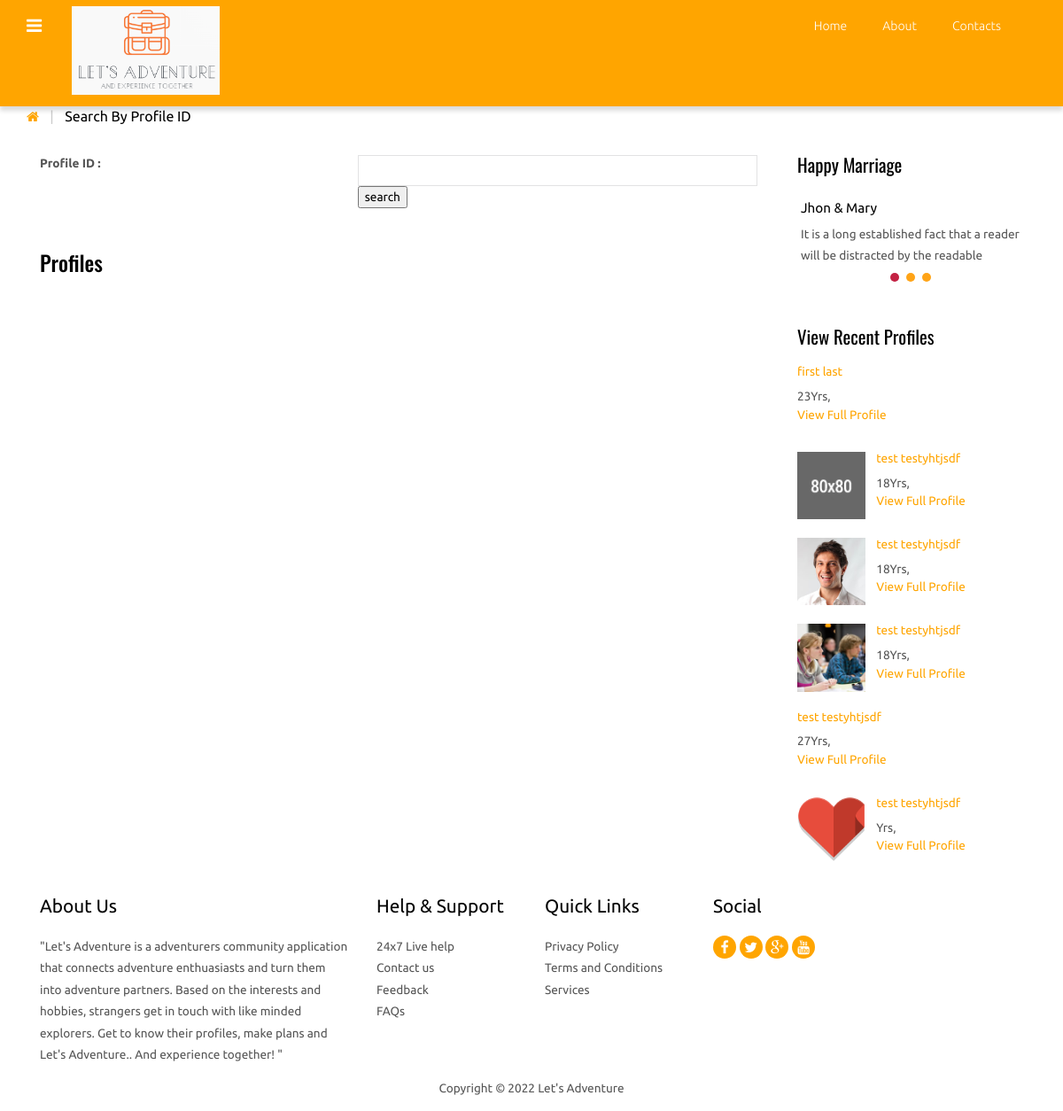
The page /search-id.php (signed in) on the database its author committed.
### tables this page shows
CREATE TABLE `customer` (
  `id` int(10) NOT NULL,
  `cust_id` int(5) NOT NULL,
  `email` varchar(60) NOT NULL,
  `age` varchar(10) NOT NULL,
  `height` int(10) NOT NULL,
  `sex` varchar(6) NOT NULL,
  `district` varchar(20) NOT NULL,
  `state` varchar(20) NOT NULL,
  `country` varchar(10) NOT NULL,
  `education` text NOT NULL,
  `education_sub` text NOT NULL,
  `firstname` text NOT NULL,
  `lastname` text NOT NULL,
  `drink` varchar(8) NOT NULL,
  `mothertounge` text NOT NULL,
  `weight` int(5) NOT NULL,
  `blood_group` varchar(5) NOT NULL,
  `smoke` varchar(8) NOT NULL,
  `dateofbirth` date NOT NULL,
  `occupation` text NOT NULL,
  `occupation_descr` text NOT NULL,
  `aboutme` text NOT NULL,
  `profilecreationdate` date NOT NULL
);

CREATE TABLE `photos` (
  `id` int(10) NOT NULL,
  `cust_id` int(10) NOT NULL,
  `pic1` varchar(25) NOT NULL,
  `pic2` varchar(40) NOT NULL,
  `pic3` varchar(40) NOT NULL,
  `pic4` varchar(40) NOT NULL
);

### functions.php (called while the page is built, shortened)
<?php
function mysqlexec($sql){
$host="localhost";
$username="u785580082_team2";
$password="RootTeam2";
$db_name="u785580082_team2";
	$conn=mysqli_connect("$host", "$username", "$password")or die("function cannot connect");
	mysqli_select_db($conn,"$db_name")or die("cannot select DB");
	if($result = mysqli_query($conn, $sql)){
		return $result;
	}
	else{
		echo mysqli_error($conn);
	}
}
?>

### matchright.php (the view, shortened to what this page needs)
  <section class="slider">
	 <h3>Happy Marriage</h3>
	 <div class="flexslider">
		<ul class="slides">
		  <li>
			<h4>Jhon & Mary</h4>
			<p>It is a long established fact that a reader will be distracted by the readable</p>
		  </li>
	    </ul>
	  </div>
   </section>
   <div class="view_profile view_profile2">
        	<h3>View Recent Profiles</h3>
    <?php
     $sql="SELECT * FROM customer ORDER BY profilecreationdate DESC";
      $result=mysqlexec($sql);
      while($row=mysqli_fetch_assoc($result)){
            $profid=$row['cust_id'];
          $sql="SELECT * FROM photos WHERE cust_id=$profid";
          $result2=mysqlexec($sql);
          $photo=mysqli_fetch_assoc($result2);
          $pic=$photo['pic1'];
          echo "<ul class=\"profile_item\">";
            echo"<a href=\"view_profile.php?id={$profid}\">";
              echo "<li class=\"profile_item-img\"><img src=\"profile/". $profid."/".$pic ."\"" . "class=\"img-responsive\" alt=\"\"/></li>";
               echo "<li class=\"profile_item-desc\">";
                  echo "<h4>" . $row['firstname'] . " " . $row['lastname'] . "</h4>";
                  echo "<p>" . $row['age']. "Yrs," . $row['religion'] . "</p>";
                  echo "<h5>" . "View Full Profile" . "</h5>";
               echo "</li>";
      echo "</a>";
      echo "</ul>";
      }
     ?>
</div>

### css/style.css (style rules this page uses)
h4, h5, h6, h1, h2, h3 { margin-top: 0; }
ul, ol { margin: 0; }
p { margin: 0; }
html, body { font-family: 'Ubuntu', sans-serif; font-size: 100%; background:#fff; }
body a { transition:0.5s all; -webkit-transition:0.5s all; -moz-transition:0.5s all; -o-transition:0.5s all; -ms-transition:0.5s all; }
ul.profile_item { padding:0; margin:0 0 1.5em 0; list-style:none; }
ul.profile_item li.profile_item-img { width:30%; float:left; margin-right: 5%; }
.view_profile h3 { font-size:1.3em; color:#000; margin-bottom: 1em; font-family: 'Oswald', sans-serif; }
ul.profile_item li.profile_item-desc h4, ul.profile_item li.profile_item-desc h5 { color:#FFA500; font-size:0.85em; }
ul.profile_item li.profile_item-desc { overflow:hidden; }
ul.profile_item li.profile_item-desc p { color:#555; font-size:0.85em; line-height:1.5em; margin-bottom: 3px; }
.slider h3 { font-size: 1.3em; color: #000; margin-bottom: 0.5em; font-family: 'Oswald', sans-serif; }
.slider h4 { color:#000; font-size:0.95em; margin: 1em 0 0.5em; }
.slider p { color:#555; font-size:0.85em; line-height:1.8em; }
.view_profile2 { margin:4em 0 0 0; }
ul { padding: 0; list-style: none; }
.headings h1, h2,h3,h4,h5,h6 { font-weight:400; }

### css/flexslider.css (style rules this page uses)
.slides, .slides > li, .flex-control-nav, .flex-direction-nav { margin: 0; padding: 0; list-style: none; }
.flexslider { margin: 0; padding: 0; }
.flexslider .slides > li { display: none; -webkit-backface-visibility: hidden; }
.flexslider .slides:after { content: "\0020"; display: block; clear: both; visibility: hidden; line-height: 0; height: 0; }
.flexslider { background: #ffffff; border: 4px solid #ffffff; position: relative; zoom: 1; }
.flexslider .slides { zoom: 1; }

### rows shown on the page
customer: firstname "first", lastname "last", age "23"
customer: photos.pic1 (picture), firstname "test", lastname "testyhtjsdf", age "18"
customer: photos.pic1 (picture), firstname "test", lastname "testyhtjsdf", age "18"
customer: photos.pic1 (picture), firstname "test", lastname "testyhtjsdf", age "18"
customer: firstname "test", lastname "testyhtjsdf", age "27"
customer: photos.pic1 (picture), firstname "test", lastname "testyhtjsdf"
